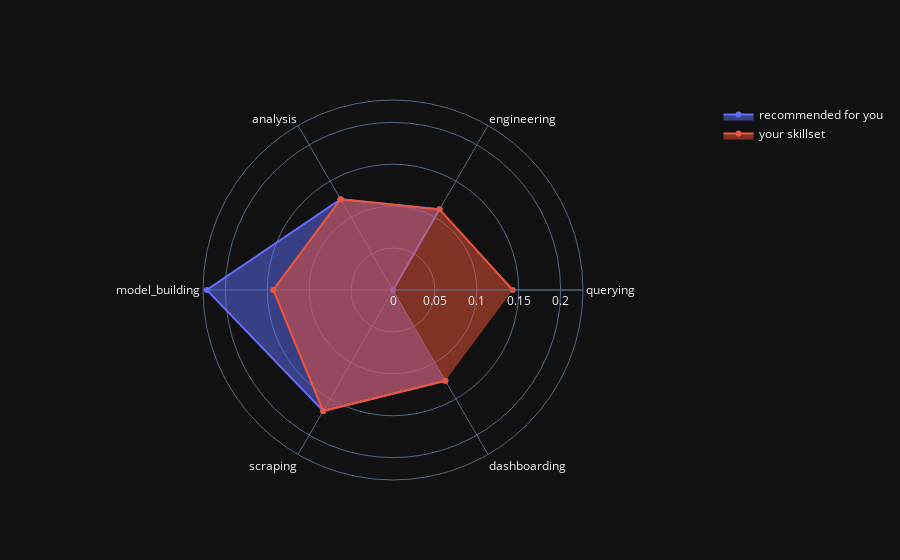

The code cell stored with this chart in its notebook:
### Markdown cell above
executing the "get input" and "display output" at the same time

### Code cell
X_new = get_answer(opt)
pred_new = kmeans.predict(X_new).tolist()
X_new["category"] = pred_new
X_new["job_title"] = ["your preferences"]

selection = X[X["category"] == pred_new[0]]
recommendation = getrandom(selection)
recommendation = pd.DataFrame(recommendation).T

# https://www.geeksforgeeks.org/star-charts-in-python/
plt_vars = ["querying","engineering","analysis","model_building","scraping","dashboarding"]
print("Recommended for you:",recommendation.loc[(recommendation.loc[:,plt_vars].index.values.tolist()[0]),"job_title"])
fig = go.Figure()
fig.add_trace(go.Scatterpolar(r = pd.Series(recommendation.loc[(recommendation.loc[:,plt_vars].index.values.tolist()[0]), plt_vars].values),
                theta = plt_vars, fill = "toself", name = "recommended for you"))
fig.add_trace(go.Scatterpolar(r = pd.Series(X_new.loc[0, plt_vars].values),
                theta = plt_vars, fill = "toself", name = "your skillset"))

fig.update_layout(polar=dict(radialaxis=dict(visible=True)),template="plotly_dark",showlegend=True)
fig.show()

barwidth= 0.4
bars1 = recommendation.iloc[0,0:6].values.tolist()
bars2 = X_new.iloc[0,0:6].values.tolist()
r1 = np.arange(len(bars1))
r2 = [x + barwidth for x in r1]
plt.bar(r1,bars1,color = "blue", width=barwidth,edgecolor="white",label="recommended for you", alpha=.5)
plt.bar(r2,bars2,color = "red", width=barwidth, edgecolor="white", label="your preferences", alpha=.5)
plt.xticks([r+barwidth for r in range(len(bars1))],recommendation.columns.tolist()[0:6], rotation = 90)
plt.legend(bbox_to_anchor=(1.02,1), loc = "upper left", borderaxespad=0)
plt.show()

### Figure 1 — Plotly figure (JSON) as saved in the notebook; plotly's stock layout.template omitted (floating-point values rounded to 4 significant figures)
{"data": [{"fill": "toself", "name": "recommended for you", "r": [0, 0.1111, 0.125, 0.2222, 0.1666, 0.125], "theta": ["querying", "engineering", "analysis", "model_building", "scraping", "dashboarding"], "type": "scatterpolar"}, {"fill": "toself", "name": "your skillset", "r": [0.1429, 0.1111, 0.125, 0.1429, 0.1667, 0.125], "theta": ["querying", "engineering", "analysis", "model_building", "scraping", "dashboarding"], "type": "scatterpolar"}], "layout": {"polar": {"radialaxis": {"visible": true}}, "showlegend": true}}
